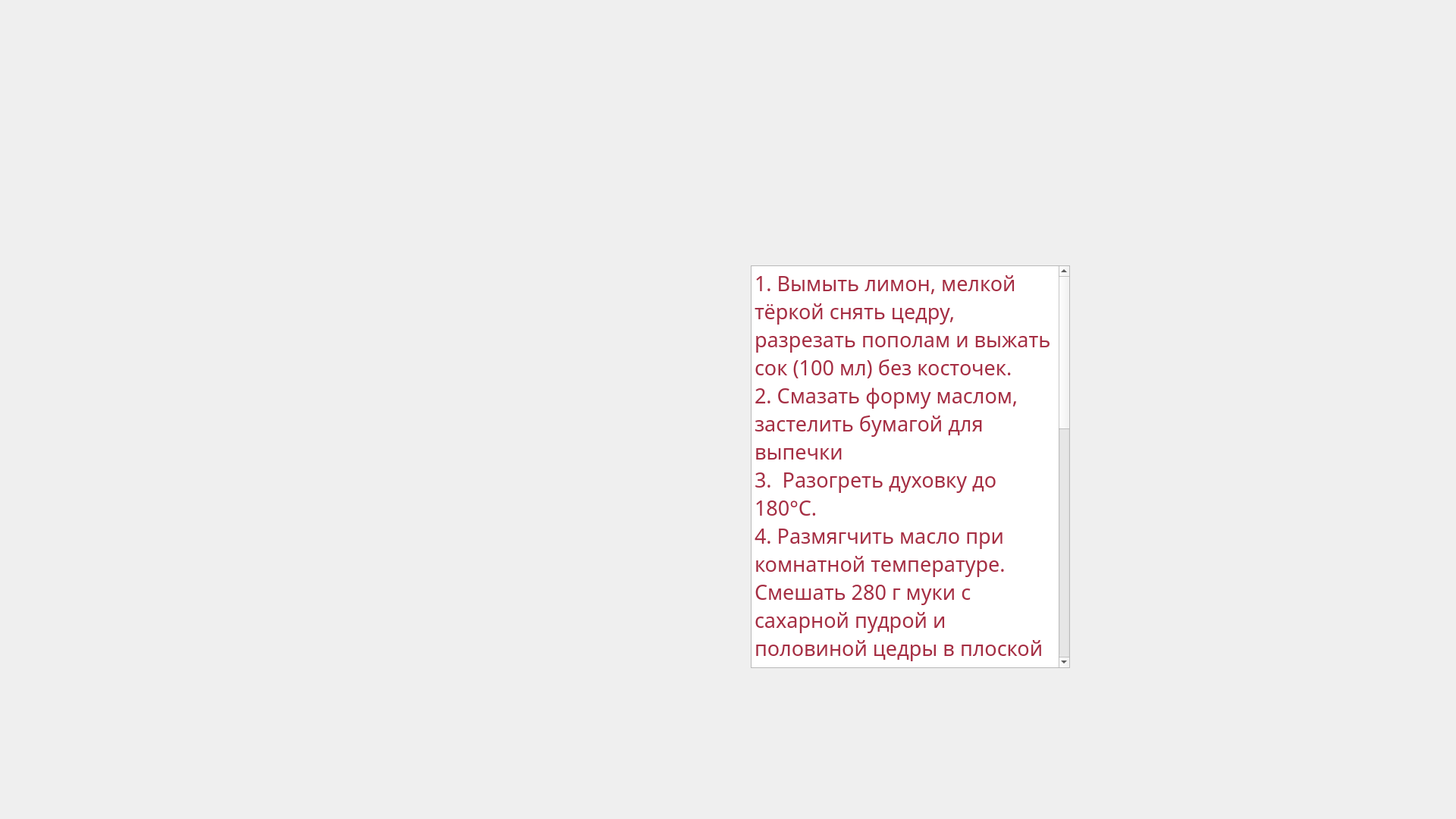
<?xml version="1.0" encoding="UTF-8"?>
<ui version="4.0">
 <class>Form</class>
 <widget class="QWidget" name="Form">
  <property name="geometry">
   <rect>
    <x>0</x>
    <y>0</y>
    <width>1920</width>
    <height>1080</height>
   </rect>
  </property>
  <property name="minimumSize">
   <size>
    <width>1920</width>
    <height>1080</height>
   </size>
  </property>
  <property name="maximumSize">
   <size>
    <width>1920</width>
    <height>1080</height>
   </size>
  </property>
  <property name="font">
   <font>
    <family>Epilepsy Sans</family>
   </font>
  </property>
  <property name="windowTitle">
   <string>Рецепт</string>
  </property>
  <widget class="QPushButton" name="exit_button">
   <property name="geometry">
    <rect>
     <x>1372</x>
     <y>140</y>
     <width>61</width>
     <height>51</height>
    </rect>
   </property>
   <property name="text">
    <string/>
   </property>
   <property name="flat">
    <bool>true</bool>
   </property>
  </widget>
  <widget class="QPlainTextEdit" name="plainTextEdit">
   <property name="geometry">
    <rect>
     <x>990</x>
     <y>350</y>
     <width>421</width>
     <height>531</height>
    </rect>
   </property>
   <property name="palette">
    <palette>
     <active>
      <colorrole role="Text">
       <brush brushstyle="SolidPattern">
        <color alpha="255">
         <red>165</red>
         <green>46</green>
         <blue>67</blue>
        </color>
       </brush>
      </colorrole>
     </active>
     <inactive>
      <colorrole role="Text">
       <brush brushstyle="SolidPattern">
        <color alpha="255">
         <red>165</red>
         <green>46</green>
         <blue>67</blue>
        </color>
       </brush>
      </colorrole>
     </inactive>
     <disabled>
      <colorrole role="Text">
       <brush brushstyle="SolidPattern">
        <color alpha="255">
         <red>120</red>
         <green>120</green>
         <blue>120</blue>
        </color>
       </brush>
      </colorrole>
     </disabled>
    </palette>
   </property>
   <property name="font">
    <font>
     <pointsize>20</pointsize>
    </font>
   </property>
   <property name="tabChangesFocus">
    <bool>false</bool>
   </property>
   <property name="readOnly">
    <bool>true</bool>
   </property>
   <property name="plainText">
    <string>1. Вымыть лимон, мелкой тёркой снять цедру, разрезать пополам и выжать сок (100 мл) без косточек. 
2. Смазать форму маслом, застелить бумагой для выпечки 
3.  Разогреть духовку до 180°С. 
4. Размягчить масло при комнатной температуре. Смешать 280 г муки с сахарной пудрой и половиной цедры в плоской миске. Положить масло и при помощи вилки смешать с мучной смесью, чтобы получились крошки. 
5. Выложить получившиеся крошки в форму ровным слоем. Поставить форму в разогретую духовку и выпекать до золотистого цвета, 20–25 минут.  
6. Пока основа запекается, взбить яйца с сахаром в пышную пену, добавить оставшуюся лимонную цедру и сок, а также смесь разрыхлителя и оставшейся муки.
7. Взбить до однородности. 
8. Залить получившейся смесью горячую основу. Вернуть в духовку и запекать, пока не пропечётся центр верхнего слоя, примерно 25 минут.  
Остудить и нарезать на квадратики.</string>
   </property>
   <property name="centerOnScroll">
    <bool>false</bool>
   </property>
  </widget>
  <widget class="QLabel" name="label">
   <property name="geometry">
    <rect>
     <x>-6</x>
     <y>-5</y>
     <width>1931</width>
     <height>1091</height>
    </rect>
   </property>
   <property name="text">
    <string/>
   </property>
   <property name="pixmap">
    <pixmap>lemon pastry.png</pixmap>
   </property>
   <property name="scaledContents">
    <bool>true</bool>
   </property>
  </widget>
  <zorder>label</zorder>
  <zorder>exit_button</zorder>
  <zorder>plainTextEdit</zorder>
 </widget>
 <resources/>
 <connections/>
</ui>
